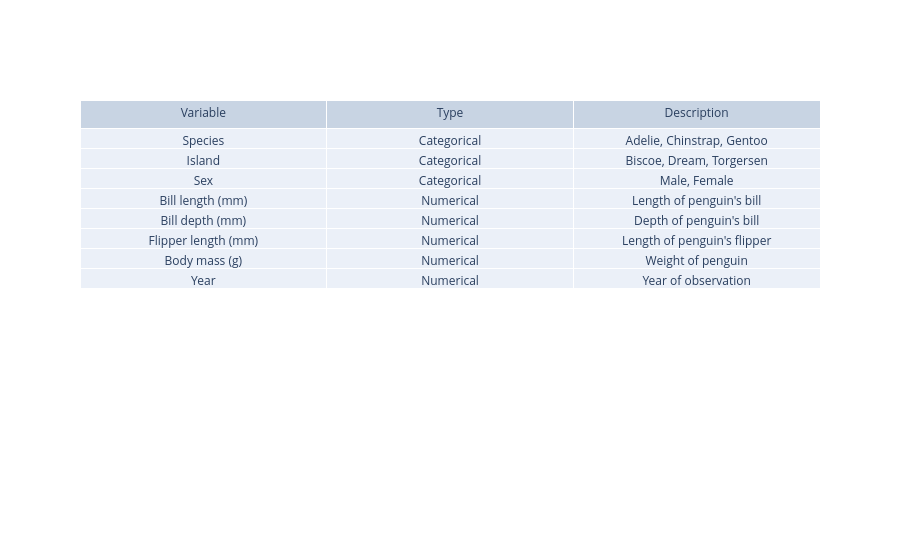

The notebook cell saved with this chart:
### Markdown cell above
Bellow, we can see a Summary Table with all the variables, their type and the description of each one of them. We can observe that the penguins lived in three different areas, belonging to three different species, and were divided in Male and Female. We can also observe certain specific physical characteristics.

### Code cell
import plotly.graph_objects as go

fig = go.Figure(data=[go.Table(header=dict(values=['Variable', 'Type','Description']),
                 cells=dict(values=[['Species', 'Island','Sex','Bill length (mm)','Bill depth (mm)','Flipper length (mm)','Body mass (g)','Year'], 
                                    ['Categorical','Categorical','Categorical','Numerical','Numerical','Numerical','Numerical','Numerical'],
                                    ['Adelie, Chinstrap, Gentoo','Biscoe, Dream, Torgersen','Male, Female',"Length of penguin's bill",
                                    "Depth of penguin's bill","Length of penguin's flipper",'Weight of penguin','Year of observation' ]]))
                     ])
fig.show()

### Figure 1 — Plotly figure (JSON) as saved in the notebook; plotly's stock layout.template omitted (floating-point values rounded to 4 significant figures)
{"data": [{"cells": {"values": [["Species", "Island", "Sex", "Bill length (mm)", "Bill depth (mm)", "Flipper length (mm)", "Body mass (g)", "Year"], ["Categorical", "Categorical", "Categorical", "Numerical", "Numerical", "Numerical", "Numerical", "Numerical"], ["Adelie, Chinstrap, Gentoo", "Biscoe, Dream, Torgersen", "Male, Female", "Length of penguin's bill", "Depth of penguin's bill", "Length of penguin's flipper", "Weight of penguin", "Year of observation"]]}, "header": {"values": ["Variable", "Type", "Description"]}, "type": "table"}], "layout": {}}
